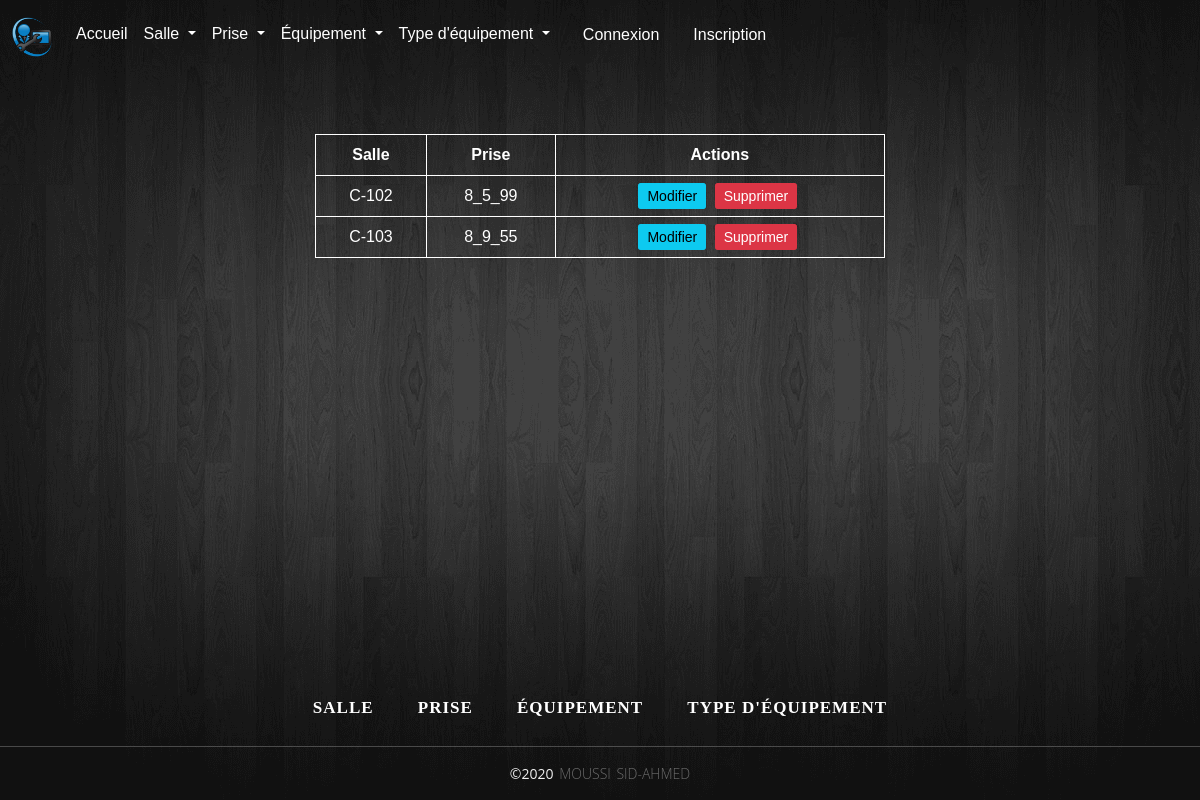
Screenshot of /view/vues_prise/afficherPrise.php with the database file from the repository.
### tables this page shows
CREATE TABLE `prise` (
  `pri_id` smallint(5) UNSIGNED NOT NULL,
  `pri_reference` varchar(40) NOT NULL,
  `pri_salId` smallint(5) UNSIGNED NOT NULL
);

CREATE TABLE `salle` (
  `sal_id` smallint(5) UNSIGNED NOT NULL,
  `sal_numero` varchar(20) NOT NULL
);

### view/vues_prise/afficherPrise.php (the view, shortened to what this page needs)
<?php include "../../modele/variables/variables.php" ?>
<!DOCTYPE html>
<html lang="fr">
<head>
   <link href="https://cdn.jsdelivr.net/npm/bootstrap@5.0.2/dist/css/bootstrap.min.css" rel="stylesheet">
   <link rel="stylesheet" href="../../css/Action/bouton.css">
   <link rel="stylesheet" href="../../css/Prise/table.css">
   <link rel="stylesheet" href="../../css/style.css">
</head>
<body>
   <?php include '../header.php'; ?>
   <?php
   echo "<div class='container mt-5'>\n";
   echo "<table class='table'>\n";
   echo "<thead>";
   echo "<tr>";
   echo "<th>Salle</th>";
   echo "<th>Prise</th>";
   echo "<th>Actions</th>";
   echo "</tr>\n";
   echo "</thead>\n";
   echo "<tbody>\n";
   try {
      $conn = new PDO("mysql:host=$host;dbname=$dbname", $user, $password);
      $conn->setAttribute(PDO::ATTR_ERRMODE, PDO::ERRMODE_EXCEPTION);
      $stmt = $conn->prepare("SELECT pri_id, pri_reference, sal_numero  FROM prise INNER JOIN salle ON  (pri_salID =  sal_id)");
      $stmt->execute();
      while ($row = $stmt->fetch(PDO::FETCH_ASSOC)) {
         echo "<tr>";
         echo "<td>" . $row['sal_numero'] . "</td><td>" . $row['pri_reference'] . "</td>";
         echo "<td>
         <a href='/Gestion_equipements/modele/prise/Modifier/ModifierPrise.php?id=" . $row['pri_id'] . "' class='btn btn-info btn-sm btn-custom'>Modifier</a>
         <a href='/Gestion_equipements/modele/prise/Supprimer/SupprimerPriseBD.php?id=" . $row['pri_id'] . "'  class='btn btn-danger btn-sm btn-custom'>Supprimer</a></td>";
         echo "</tr>";
      }
   } catch (PDOException $e) {
      echo "<p>Echec de l'affichage :" . $e->getMessage() . "</p>\n";
   }
   echo "</tbody>\n</table>\n</div>\n";
   ?>
   <?php include '../footer.php'; ?>
</body>
</html>

### css/Action/bouton.css (style rules this page uses)
.btn-custom { margin-right: 4px; }
@media (min-width: 768px) { .btn-custom { display: inline; } }

### css/Prise/table.css (style rules this page uses)
.container { padding: 1rem 0rem; }
th, td { border: 1px solid white; color:white; text-align: center; }
.table { margin: 0 auto; width: 50%; }

### css/style.css (style rules this page uses)
body { margin: 0; font-family: Helvetica, sans-serif; background-image: url(../assets/img/sobre.png); }

### rows the page displays
prise: pri_salId.sal_numero "C-102", pri_reference "8_5_99"
prise: pri_salId.sal_numero "C-103", pri_reference "8_9_55"
